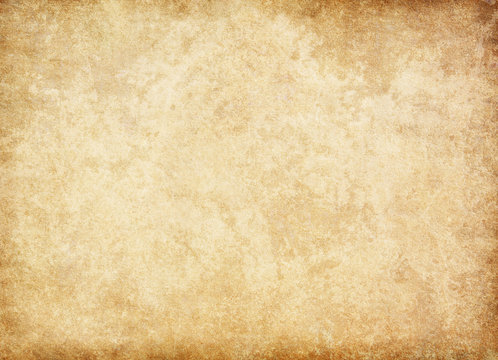
#> input picture datagen/background_images/parchment.jpg, 498 x 360 px
$ python -i render_text.py   (imports and definitions only)
#> lines starting #> are read from the running program, lines starting #| are printed output that depends on the picture
import cv2
import numpy as np
from PIL import Image, ImageDraw, ImageFont, ImageFilter, ImageEnhance
import os
import random
import math
import argparse
from math import pi

# Global default parameters
DEFAULT_PARAMS = {
    # Basic options
    'width': 400,
    'height': 320,
    'base_images': 1,

    # Font options
    'font_dir': 'datagen/fonts',
    'font': 'Sharad76-Regular.otf',

    # Generation-level augmentations
    'noise': 0.7,
    'aging': 0.6,
    'texture': 0.7,
    'stains': 0.6,
    'stain_intensity': 0.5,
    'ink_stains': 1, # change as needed
    'ink_stain_intensity': 1, # change as needed

    # Word-level options
    'word_position': 0.6,
    'ink_color': 0.5,
    'line_spacing': 0.4,
    'baseline': 0.3,
    'word_angle': 0.0,

    # Post-processing options
    'apply_transforms': True,
    'all_transforms': False,
    'rotation_max': 5.0,
    'brightness_var': 0.2,
    'contrast_var': 0.2,
    'noise_min': 0.01,
    'noise_max': 0.05,
    'blur_min': 0.5,
    'blur_max': 1.0
}

# [250 lines left out: functions _create_background, _render_sanskrit, not called in this run]

# ────────── Page warping helpers ──────────

def cylindrical_edge_warp(pil_img, side="left", strength=0.6, warp_portion=0.45):
    """
    Cylindrical bend on one side of the page.
    side         : "left" or "right"
    strength     : +ve bulges out, –ve bulges in. Magnitude ≈ tan(max_angle/2)
    warp_portion : fraction (0–1) of width from that edge to bend
    """
#> called with side = 'left', strength = 0.6, warp_portion = 0.45
    img = cv2.cvtColor(np.array(pil_img), cv2.COLOR_RGB2BGR)
#> img is the input picture: shape (360, 498, 3); mean B, G, R 149.3, 199.3, 227
    h, w = img.shape[:2]
#> h = 360; w = 498

    # width of the curved strip
    W = int(warp_portion * w)
#> W = 224
    # fake focal length = radius of cylinder (pick something like the strip width)
    R = W / strength if strength != 0 else 1e9
#> R = 373.3

    # Build meshgrid of pixel coords
    X, Y = np.meshgrid(np.arange(w), np.arange(h))
    map_x = X.astype(np.float32).copy()
    map_y = Y.astype(np.float32).copy()

    if side == "left":
        strip = X < W
        dx = W - X[strip]               # distance *into* the page from edge
    else:                               # right
        strip = X > (w - W)
        dx = X[strip] - (w - W)

    # angle on cylinder surface for those pixels
    theta = dx / R                      # radians
    # horizontal mapping (cylinder unrolled: x' = R*sinθ)
    displacement = R * np.sin(theta) - dx
    map_x[strip] += displacement
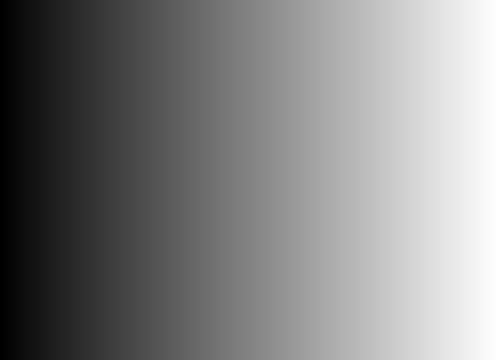
#> map_x: shape (360, 498) float32; min -13.2, max 497, mean 247; drawn with min black and max white

    # vertical scaling so text lines aren't stretched
    scale_y = np.cos(theta)
    map_y[strip] = (Y[strip] - h/2) / scale_y + h/2
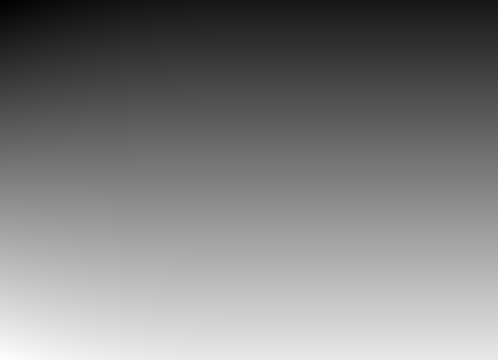
#> map_y: shape (360, 498) float32; min -38.09, max 396.9, mean 179.5; drawn with min black and max white

    warped = cv2.remap(img, map_x, map_y, interpolation=cv2.INTER_CUBIC,
                   borderMode=cv2.BORDER_REPLICATE)
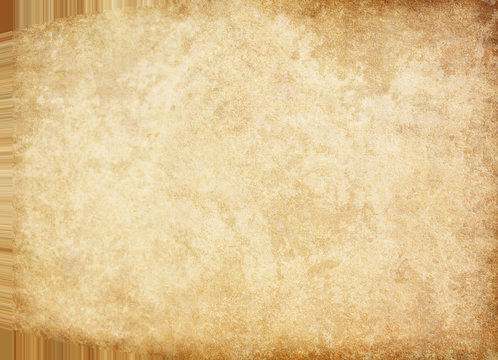
#> warped: shape (360, 498, 3); mean B, G, R 146.6, 197.1, 225.5
    return Image.fromarray(cv2.cvtColor(warped, cv2.COLOR_BGR2RGB))


# [256 lines left out: functions washboard_warp, _apply_postprocessing, generate_sanskrit_samples, main, not called in this run]

# [2 lines not run here, left out]

    # [13 lines of commented-out code are left out]

>>> import cv2
>>> picture = cv2.cvtColor(cv2.imread('../background_images/parchment.jpg'), cv2.COLOR_BGR2RGB)
>>> result = cylindrical_edge_warp(picture)
